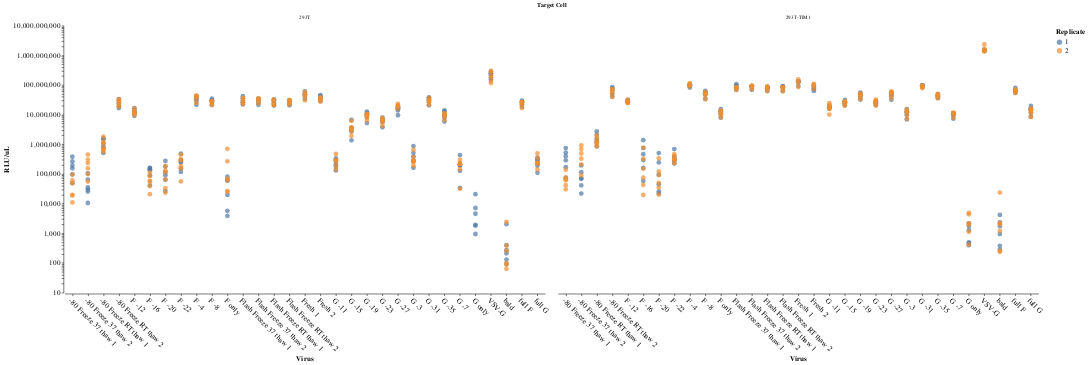

The notebook cell this image was saved under:
### Code cell
# Define a function to configure the chart style
def configure_chart(chart):
    return chart.configure_axis(
        labelFontSize=14,
        titleFontSize=14,
        grid=False
    ).configure_view(
        strokeWidth=2
    )

# Define a selection for hover
hover = alt.selection_point(fields=["virus", "replicate"], nearest=True, on="mouseover", empty="none")

# Create the base chart
base = alt.Chart(df).encode(
    x=alt.X(
        'virus:N',
        title='Virus',
        axis=alt.Axis(labelAngle=45)
    ),
    y=alt.Y(
        'RLU/uL:Q',
        title='RLU/uL',
        scale=alt.Scale(type='log')  # Optional: Use log scale if needed
    ),
    color=alt.Color(
        'rep:N',
        title='Replicate',
        legend=alt.Legend(title="Replicate")
    ),
    tooltip=[
        alt.Tooltip('virus:N', title='Virus'),
        alt.Tooltip('cell line:N', title='Target Cell'),
        alt.Tooltip('rep:N', title='Replicate'),
        alt.Tooltip('experiment:Q', title='Experiment'),
        alt.Tooltip('RLU:Q', title='RLU'),
        alt.Tooltip('uL:Q', title='uL'),
        alt.Tooltip('RLU/uL:Q', title='RLU/uL')
    ]
)

# Points and hover logic
points = base.mark_point(size=80, filled=True).add_params(hover)

# Add a rule (highlight nearest point)
highlight = base.transform_filter(hover).mark_circle(size=200, color="red")

# Combine points and highlight, and facet by 'target cell'
faceted_chart = (
    (points + highlight)
    .properties(width=900, height=500)
    .facet(
        facet=alt.Facet('cell line:N', title='Target Cell')
    )
)

# Configure and display the chart
final_chart = configure_chart(faceted_chart)
final_chart

### Figure 1 — Vega-Lite specification as saved in the notebook (floating-point values rounded to 4 significant figures; data arrays with more than 128 entries replaced by an {"elided": "..."} marker saying what was removed)
{"config": {"background": "transparent", "title": {"fontSize": 20, "fontWeight": "normal", "font": "Helvetica", "anchor": "start", "color": "#000000", "orient": "top", "offset": 5, "subtitleColor": "gray", "subtitleFont": "Helvetica", "subtitleFontWeight": "normal", "subtitleFontSize": 18, "subtitlePadding": 2}, "axis": {"domain": true, "domainColor": "black", "domainWidth": 1, "grid": false, "gridColor": "#DEDDDD", "gridWidth": 0.5, "labelFont": "Helvetica", "labelFontSize": 14, "labelFlush": false, "labelFontWeight": "normal", "labelPadding": 2, "tickColor": "black", "tickSize": 4, "tickWidth": 1, "titleFont": "Helvetica", "titleAlign": "center", "titleFontWeight": "bold", "titleFontSize": 14, "titlePadding": 5}, "legend": {"labelFont": "Helvetica", "labelFontSize": 14, "symbolSize": 100, "titleFont": "Helvetica", "titleFontSize": 14, "titleFontWeight": "bold", "padding": 5, "titleLimit": 200, "gradientLength": 100}, "range": {"category": ["#4e79a7", "#f28e2c", "#e15759", "#76b7b2", "#59a14f", "#edc949", "#af7aa1", "#ff9da7", "#9c755f", "#bab0ab"], "diverging": ["#c7e9b4", "#7fcdbb", "#41b6c4", "#1d91c0", "#225ea8", "#253494"]}, "view": {"stroke": "transparent", "strokeWidth": 2}, "text": {"font": "Helvetica Light", "fontSize": 14}}, "data": {"name": "data-aacd7e424723d2093bb5b8cf77ed8a03"}, "facet": {"field": "cell line", "title": "Target Cell", "type": "nominal"}, "spec": {"layer": [{"mark": {"type": "point", "filled": true, "size": 80}, "encoding": {"color": {"field": "rep", "legend": {"title": "Replicate"}, "title": "Replicate", "type": "nominal"}, "tooltip": [{"field": "virus", "title": "Virus", "type": "nominal"}, {"field": "cell line", "title": "Target Cell", "type": "nominal"}, {"field": "rep", "title": "Replicate", "type": "nominal"}, {"field": "experiment", "title": "Experiment", "type": "quantitative"}, {"field": "RLU", "title": "RLU", "type": "quantitative"}, {"field": "uL", "title": "uL", "type": "quantitative"}, {"field": "RLU/uL", "title": "RLU/uL", "type": "quantitative"}], "x": {"axis": {"labelAngle": 45}, "field": "virus", "title": "Virus", "type": "nominal"}, "y": {"field": "RLU/uL", "scale": {"type": "log"}, "title": "RLU/uL", "type": "quantitative"}}, "name": "view_2"}, {"mark": {"type": "circle", "color": "red", "size": 200}, "encoding": {"color": {"field": "rep", "legend": {"title": "Replicate"}, "title": "Replicate", "type": "nominal"}, "tooltip": [{"field": "virus", "title": "Virus", "type": "nominal"}, {"field": "cell line", "title": "Target Cell", "type": "nominal"}, {"field": "rep", "title": "Replicate", "type": "nominal"}, {"field": "experiment", "title": "Experiment", "type": "quantitative"}, {"field": "RLU", "title": "RLU", "type": "quantitative"}, {"field": "uL", "title": "uL", "type": "quantitative"}, {"field": "RLU/uL", "title": "RLU/uL", "type": "quantitative"}], "x": {"axis": {"labelAngle": 45}, "field": "virus", "title": "Virus", "type": "nominal"}, "y": {"field": "RLU/uL", "scale": {"type": "log"}, "title": "RLU/uL", "type": "quantitative"}}, "transform": [{"filter": {"param": "param_2", "empty": false}}]}], "height": 500, "width": 900}, "params": [{"name": "param_2", "select": {"type": "point", "fields": ["virus", "replicate"], "nearest": true, "on": "mouseover"}, "views": ["view_2"]}], "$schema": "https://vega.github.io/schema/vega-lite/v5.20.1.json", "datasets": {"data-aacd7e424723d2093bb5b8cf77ed8a03": {"elided": "662 records"}}}
